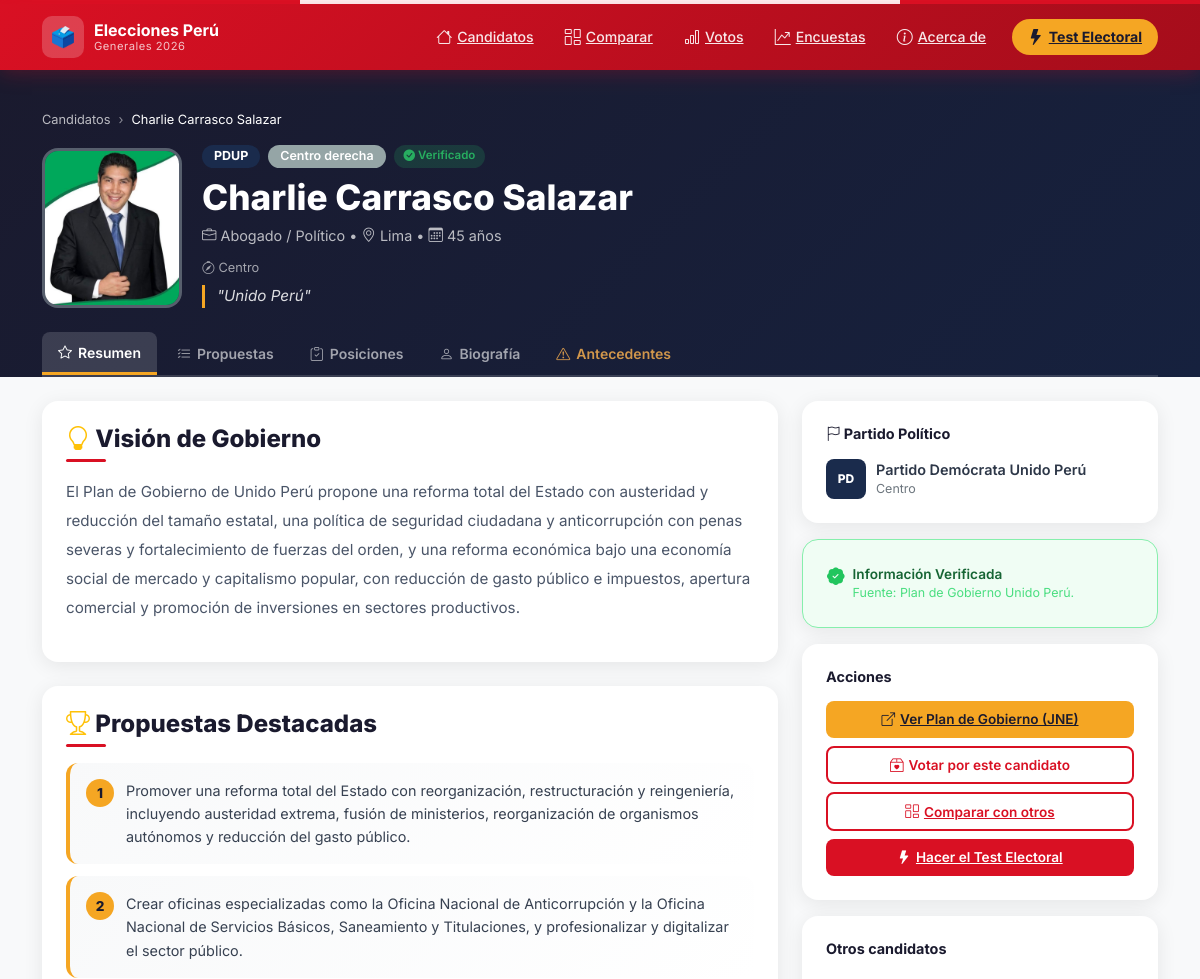
The app's page /candidato/charlie-carrasco-salazar/ (upper part), older data.
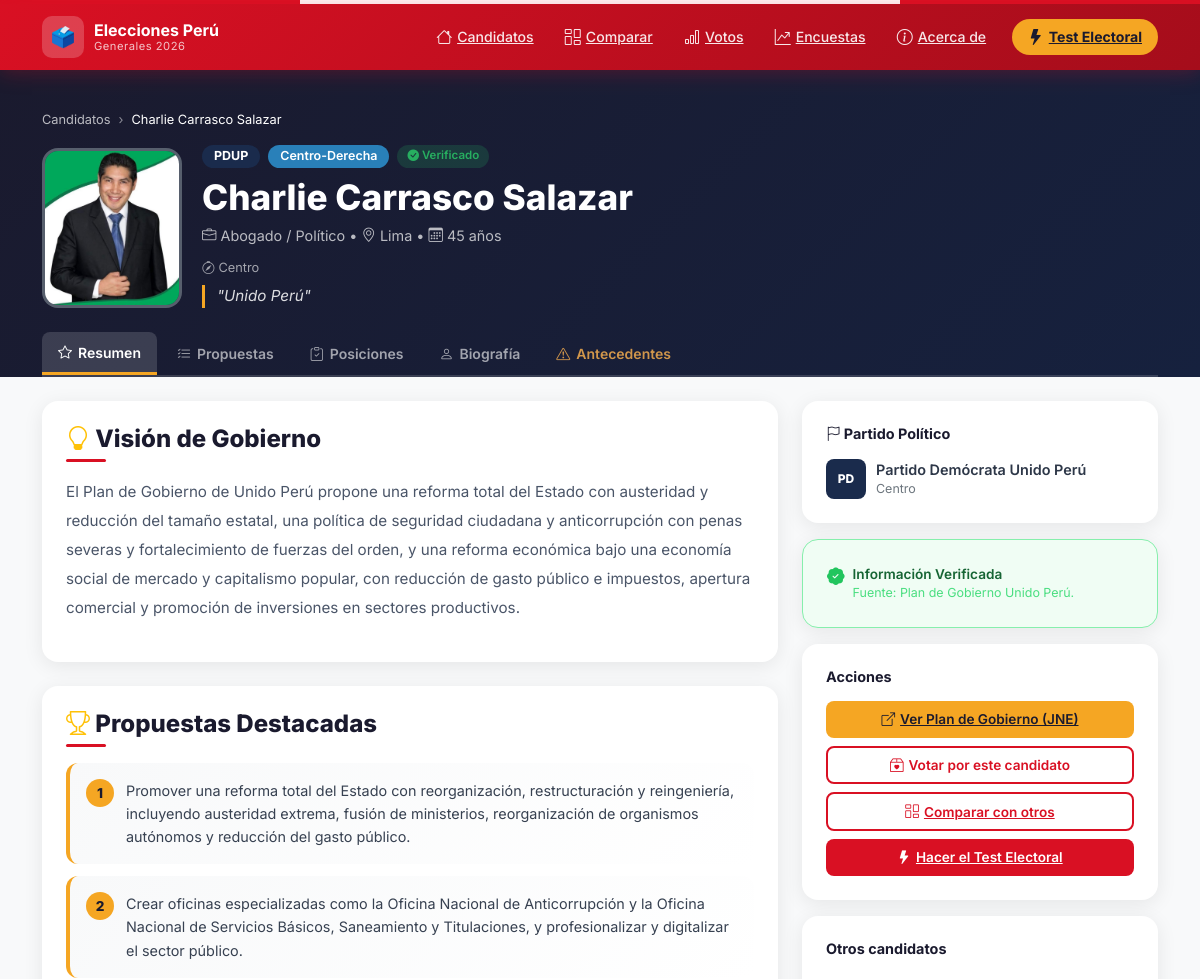
The same page, newer data.
### candidatos/models.py (models this page shows, shortened)
class Candidato(models.Model):
    POSICION_CHOICES = [
        ('izquierda', 'Izquierda'),
        ('centro_izquierda', 'Centro-Izquierda'),
        ('centro', 'Centro'),
        ('centro_derecha', 'Centro-Derecha'),
        ('derecha', 'Derecha'),
    ]
    nombre = models.CharField(max_length=200)
    slug = models.SlugField(max_length=200, unique=True, blank=True)
    partido = models.ForeignKey(Partido, on_delete=models.CASCADE, related_name='candidatos')
    foto = models.ImageField(upload_to='candidatos/', blank=True, null=True)
    foto_url = models.URLField(blank=True, help_text='URL de foto si no hay archivo subido')
    edad = models.IntegerField()
    region = models.CharField(max_length=100)
    profesion = models.CharField(max_length=200)
    posicion_politica = models.CharField(max_length=20, choices=POSICION_CHOICES, default='centro')
    posicion_politica_detalle = models.CharField(max_length=200, blank=True, help_text='Descripción detallada de la posición política')
    biografia = models.TextField()
    experiencia = models.TextField()
    antecedentes = models.TextField(blank=True, default='', help_text='Antecedentes legales o judiciales conocidos')
    lema = models.CharField(max_length=300, blank=True)
    es_destacado = models.BooleanField(default=False)
    link_plan_gobierno = models.URLField(blank=True, help_text='Link al PDF del plan de gobierno en JNE')
    resumen_propuestas = models.TextField(blank=True, help_text='Resumen general de las propuestas')
    propuestas_destacadas = models.JSONField(default=list, blank=True, help_text='Lista de propuestas destacadas')
    posicionamiento_issues = models.JSONField(default=dict, blank=True, help_text='Posición en temas clave como Asamblea Constituyente, Privatización, etc.')
    score_economia = models.IntegerField(default=5, help_text='1=Estado, 10=Libre mercado')
    score_seguridad = models.IntegerField(default=5, help_text='1=Derechos, 10=Mano dura')
    score_medio_ambiente = models.IntegerField(default=5, help_text='1=Conservador, 10=Progresista')
    score_educacion = models.IntegerField(default=5, help_text='1=Pública, 10=Privada')
    score_salud = models.IntegerField(default=5, help_text='1=Universal, 10=Privada')
    score_corrupcion = models.IntegerField(default=5, help_text='1=Investigado/StatusQuo, 10=AnticorrupcionRadical')
    score_descentralizacion = models.IntegerField(default=5, help_text='1=Centralista, 10=Federalista/Regionalista')
    ultima_actualizacion = models.DateField(auto_now=True)
    fuente_datos = models.CharField(max_length=200, default='Plan de Gobierno JNE 2026')
    verificado = models.BooleanField(default=False)
    orden = models.IntegerField(default=0)
    class Meta:
        verbose_name = 'Candidato'
        verbose_name_plural = 'Candidatos'
        ordering = ['orden', 'nombre']
    def get_foto(self):
        if self.foto:
            return self.foto.url
        if self.foto_url:
            return self.foto_url
        return None
    def posicion_label(self):
        return dict(self.POSICION_CHOICES).get(self.posicion_politica, '')
    def posicion_color(self):
        colors = {
            'izquierda': '#e74c3c',
            'centro_izquierda': '#e67e22',
            'centro': '#27ae60',
            'centro_derecha': '#2980b9',
            'derecha': '#8e44ad',
        }
        return colors.get(self.posicion_politica, '#95a5a6')

class Partido(models.Model):
    nombre = models.CharField(max_length=200)
    siglas = models.CharField(max_length=20)
    color_primario = models.CharField(max_length=7, default='#CC0000')
    color_secundario = models.CharField(max_length=7, default='#FFFFFF')
    logo = models.ImageField(upload_to='partidos/', blank=True, null=True)
    ideologia = models.CharField(max_length=100, blank=True)
    class Meta:
        verbose_name = 'Partido'
        verbose_name_plural = 'Partidos'
        ordering = ['nombre']

### candidatos/views.py (the view)
# urls.py: path('candidato/<slug:slug>/', views.candidato_detail, name='candidato_detail'),
def candidato_detail(request, slug):
    candidato = get_object_or_404(Candidato.objects.select_related('partido'), slug=slug)
    propuestas = candidato.propuestas.all()
    propuestas_por_tema = {}
    for p in propuestas:
        tema = p.get_tema_display()
        if tema not in propuestas_por_tema:
            propuestas_por_tema[tema] = []
        propuestas_por_tema[tema].append(p)
    otros_candidatos = Candidato.objects.exclude(id=candidato.id).select_related('partido')[:4]
    context = {
        'candidato': candidato,
        'propuestas_por_tema': propuestas_por_tema,
        'otros_candidatos': otros_candidatos,
    }
    return render(request, 'candidatos/candidato_detail.html', context)

### candidatos/templates/candidatos/candidato_detail.html (shortened to what the changed rows need)
{% extends 'candidatos/base.html' %}
{% load static %}
{% block content %}
<section style="background:linear-gradient(135deg,var(--dark),#16213e);padding:2.5rem 0 0;color:white">
    <div class="container">
        <nav aria-label="breadcrumb" class="mb-3">
            <ol class="breadcrumb breadcrumb-custom">
                <li class="breadcrumb-item"><a href="{% url 'candidatos:home' %}">Candidatos</a></li>
                <li class="breadcrumb-item active">{{ candidato.nombre }}</li>
            </ol>
        </nav>
        <div class="d-flex align-items-end hero-candidate-row" style="gap:1.25rem;flex-wrap:wrap">
            <div class="flex-shrink-0">
                <div class="hero-candidate-photo"
                    style="width:140px;height:160px;border-radius:16px;overflow:hidden;border:3px solid rgba(255,255,255,0.2);background:#2d3748;flex-shrink:0">
                    {% if candidato.get_foto %}
                    <img src="{{ candidato.get_foto }}" alt="{{ candidato.nombre }}"
                        style="width:100%;height:100%;object-fit:cover;object-position:top">
                    {% else %}
                    <div
                        style="width:100%;height:100%;display:flex;align-items:center;justify-content:center;font-size:60px;color:#4a5568">
                        <i class="bi bi-person-circle"></i>
                    </div>
                    {% endif %}
                </div>
            </div>
            <div class="flex-grow-1">
                <div class="d-flex flex-wrap gap-2 mb-2">
                    <span
                        style="background:{{ candidato.partido.color_primario }};color:white;border-radius:20px;padding:2px 12px;font-size:0.78rem;font-weight:700">
                        {{ candidato.partido.siglas }}
                    </span>
                    <span
                        style="background:{{ candidato.posicion_color }};color:white;border-radius:20px;padding:2px 12px;font-size:0.78rem;font-weight:600">
                        {% if candidato.posicion_label %}
                        {{ candidato.posicion_label }}
                        {% else %}
                        {{ candidato.posicion_politica|default:"(no informado)" }}
                        {% endif %}
                    </span>
                    {% if candidato.verificado %}
                    <span
                        style="background:rgba(39,174,96,0.2);color:#27ae60;border-radius:20px;padding:2px 10px;font-size:0.72rem;font-weight:600">
                        <i class="bi bi-check-circle-fill"></i> Verificado
                    </span>
                    {% endif %}
                </div>
                <h1 class="hero-candidate-name"
                    style="font-size:clamp(1.35rem,3vw,2.2rem);font-weight:800;margin-bottom:0.4rem">{{ candidato.nombre }}</h1>
                <div style="color:rgba(255,255,255,0.7);font-size:0.9rem;margin-bottom:0.75rem">
                    <i class="bi bi-briefcase"></i> {{ candidato.profesion }} &bull;
                    <i class="bi bi-geo-alt"></i> {{ candidato.region }} &bull;
                    <i class="bi bi-calendar3"></i> {{ candidato.edad }} años
                </div>
                {% if candidato.posicion_politica_detalle %}
                <div style="color:rgba(255,255,255,0.6);font-size:0.8rem;margin-bottom:0.5rem">
                    <i class="bi bi-compass"></i> {{ candidato.posicion_politica_detalle }}
                </div>
                {% endif %}
                {% if candidato.lema %}
                <p
                    style="font-style:italic;color:rgba(255,255,255,0.85);font-size:0.95rem;border-left:3px solid var(--gold);padding-left:0.75rem;max-width:500px;margin-bottom:0">
                    "{{ candidato.lema }}"
                </p>
                {% endif %}
            </div>
        </div>
    </div>
</section>
<div class="container py-4">
    <div class="row g-4">
        <div class="col-lg-8">
            <div id="content-resumen" class="tab-content-pane">
                {% if candidato.resumen_propuestas %}
                <div class="card-white mb-4">
                    <h3 class="section-title mb-3">
                        <i class="bi bi-lightbulb text-warning"></i> Visión de Gobierno
                    </h3>
                    <p style="line-height:1.9;color:#4a5568;font-size:0.95rem">{{ candidato.resumen_propuestas }}</p>
                </div>
                {% endif %}
            </div>
        </div>
        <div class="col-lg-4">
            <div class="card-white mb-3">
                <div style="display:flex;align-items:center;gap:10px">
                    <div
                        style="width:40px;height:40px;border-radius:8px;background:{{ candidato.partido.color_primario }};display:flex;align-items:center;justify-content:center;color:white;font-weight:800;font-size:0.75rem;flex-shrink:0">
                        {{ candidato.partido.siglas|slice:":2" }}
                    </div>
                    <div>
                        <div style="font-weight:600;font-size:0.9rem">{{ candidato.partido.nombre }}</div>
                        {% if candidato.partido.ideologia %}
                        <div style="font-size:0.78rem;color:var(--text-muted-custom)">{{ candidato.partido.ideologia }}
                        </div>
                        {% endif %}
                    </div>
                </div>
            </div>
            {% if candidato.fuente_datos or candidato.verificado %}
            <div class="card-white mb-3" style="background:#f0fdf4;border:1px solid #86efac">
                <div class="d-flex align-items-start gap-2">
                    <i class="bi bi-patch-check-fill" style="color:#22c55e;font-size:1.1rem"></i>
                    <div>
                        <div style="font-weight:600;font-size:0.85rem;color:#166534">Información Verificada</div>
                        <div style="font-size:0.78rem;color:#4ade80">Fuente: {{ candidato.fuente_datos }}</div>
                    </div>
                </div>
            </div>
            {% endif %}
        </div>
    </div>
</div>
<link rel="stylesheet" href="{% static 'css/candidato_detail.css' %}">
{% endblock %}

Row changes from the older to the newer data that the page shows:
changed Candidato "Charlie Carrasco Salazar": posicion_label (not shown) → "Centro-Derecha"; posicion_politica "Centro derecha" → (not shown)
